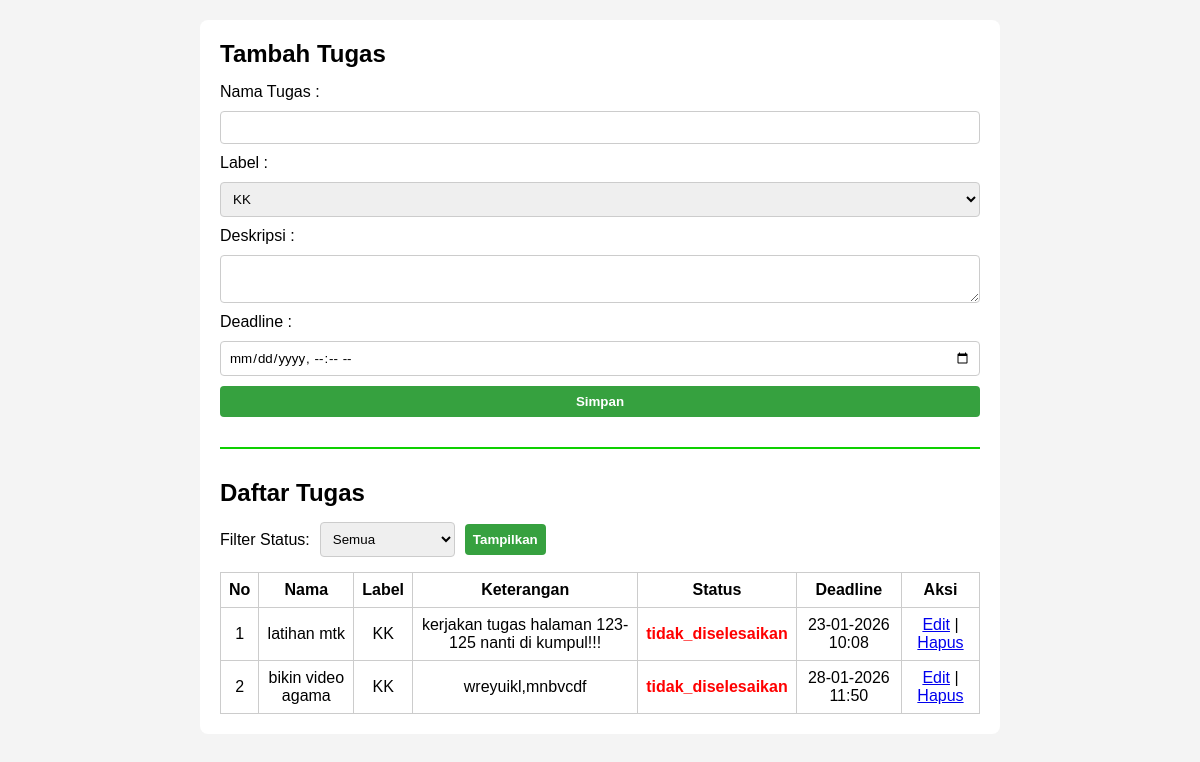
The app's page /index.php?filter=tidak_diselesaikan with its own data.
### tables this page shows
CREATE TABLE `tasks` (
  `id` int(11) NOT NULL,
  `nama_tugas` varchar(100) DEFAULT NULL,
  `label` varchar(50) DEFAULT NULL,
  `deskripsi` text DEFAULT NULL,
  `deadline` datetime DEFAULT NULL,
  `status` enum('proses','selesai','tidak_diselesaikan') DEFAULT 'proses'
);

### index.php (the view, shortened to what this page needs)
<?php
include 'koneksi.php';
mysqli_query(
    $koneksi,
    "UPDATE tasks
     SET status='tidak_diselesaikan'
     WHERE deadline < NOW()
     AND status='proses'"
);
?>
<!DOCTYPE html>
<html lang="id">
<head>
</head>
<body>
<main class="container">
    <header>
        <h2>Tambah Tugas</h2>
    </header>
    <section class="sec-form">
        <form method="post">
            <div class="form-group">
                <label for="nama">Nama Tugas :</label>
                <input type="text" id="nama" name="nama" required>
            </div>
            <div class="form-group">
                <label for="label">Label :</label>
                <select id="label" name="label">
                    <option value="KK">KK</option>
                </select>
            </div>
            <div class="form-group">
                <label for="deskripsi">Deskripsi :</label>
                <textarea id="deskripsi" name="deskripsi"></textarea>
            </div>
            <div class="form-group">
                <label for="deadline">Deadline :</label>
                <input type="datetime-local" id="deadline" name="deadline" required>
            </div>
            <button name="simpan">Simpan</button>
        </form>
    </section>
    <hr style="margin: 30px 0;" color="red;">
    <section class="sec-list">
        <h2>Daftar Tugas</h2>
        <form method="get" class="filter-form">
            <label for="filter">Filter Status: </label>
            <select name="filter" id="filter">
                <option value="">Semua</option>
            </select>
            <button type="submit">Tampilkan</button>
        </form>
    <div class="table-responsive">
        <table>
            <thead>
                <tr>
                    <th>No</th>
                    <th>Nama</th>
                    <th>Label</th>
                    <th>Keterangan</th>
                    <th>Status</th>
                    <th>Deadline</th>
                    <th>Aksi</th>
                </tr>
            </thead>
            <tbody>
        <?php
        $no     = 1;
        $filter = isset($_GET['filter']) ? $_GET['filter'] : '';
        if ($filter != '') {
            $data = mysqli_query(
                $koneksi,
                "SELECT * FROM tasks
                 WHERE status='$filter'
                 ORDER BY deadline ASC"
            );
        } else {
            $data = mysqli_query(
                $koneksi,
                "SELECT * FROM tasks
                 ORDER BY deadline ASC"
            );
        }
        while ($d = mysqli_fetch_array($data)) {
        ?>
            <tr>
                <td><?= $no++ ?></td>
                <td><?= $d['nama_tugas'] ?></td>
                <td><?= $d['label'] ?></td>
                <td><?= $d['deskripsi'] ?></td>
                <td class="<?= $d['status'] ?>">
                    <?= $d['status'] ?>
                </td>
                <td>
                    <?= date('d-m-Y H:i', strtotime($d['deadline'])) ?>
                </td>
                <td>
                    <a href="edit.php?id=<?= $d['id'] ?>">Edit</a> |
                    <a href="hapus.php?id=<?= $d['id'] ?>">Hapus</a>
                </td>
            </tr>
        <?php } ?>
            </tbody>
        </table>
    </div>
    </section>
</main>
</body>
</html>

### index.php (style rules this page uses)
header { margin-bottom: 15px; }
* { box-sizing: border-box; margin: 0; padding: 0; font-family: Arial, sans-serif; }
body { background: #f4f4f4; display: flex; justify-content: center; padding: 20px; }
.container { width: 100%; max-width: 800px; background: white; padding: 20px; border-radius: 8px; }
.sec-form form, .form-group { display: flex; flex-direction: column; gap: 10px; }
input, select, textarea, button { width: 100%; padding: 8px; border: 1px solid #ccc; border-radius: 4px; }
button { background: #36a13fff; color: white; font-weight: bold; border: none; cursor: pointer; }
.filter-form { display: flex; align-items: center; gap: 10px; margin: 15px 0; }
.filter-form select, .filter-form button { width: auto; }
.table-responsive { width: 100%; overflow-x: auto; }
table { width: 100%; border-collapse: collapse; }
th, td { border: 1px solid #ccc; padding: 8px; text-align: center; }
.tidak_diselesaikan { color: red; font-weight: bold; }

### records on screen
tasks: nama_tugas "latihan mtk", label "KK", deskripsi "kerjakan tugas halaman 123-125 nanti di kumpul!!!", status "tidak_diselesaikan", deadline "23-01-2026 10:08"
tasks: nama_tugas "bikin video agama", label "KK", deskripsi "wreyuikl,mnbvcdf", status "tidak_diselesaikan", deadline "28-01-2026 11:50"
